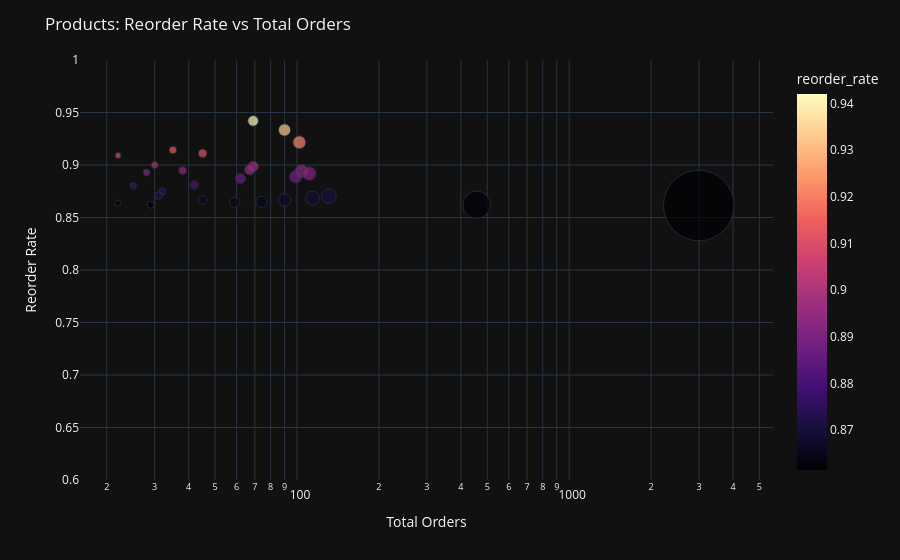

Source (notebook cell):
### Code cell
# Aggregate product-level purchase behavior to measure loyalty
# total: number of times the product was ordered
# reordered: number of times the product was reordered

import plotly.express as px

fig = px.scatter(
    product_loyalty,
    x="total",
    y="reorder_rate",
    size="total",                   # Bubble size reflects product popularity
    color="reorder_rate",           # Color encodes loyalty intensity
    hover_name="product_name",      # Display product name on hover
    color_continuous_scale="magma",
    size_max=50,
)

# Customize layout for interpretability:
# log scale on x-axis to handle long-tail distribution of products
# y-axis restricted to high reorder rates to highlight loyal products
fig.update_layout(
    title="Products: Reorder Rate vs Total Orders",
    xaxis_title="Total Orders",
    yaxis_title="Reorder Rate",
    yaxis=dict(range=[0.6, 1]),
    xaxis_type="log"
)

fig.show()

### Figure 1 — Plotly figure (JSON) as saved in the notebook; plotly's stock layout.template omitted (floating-point values rounded to 4 significant figures)
{"data": [{"hovertemplate": "<b>%{hovertext}</b><br><br>total=%{marker.size}<br>reorder_rate=%{marker.color}<extra></extra>", "hovertext": ["Raw Veggie Wrappers", "Serenity Ultimate Extrema Overnight Pads", "Chocolate Love Bar", "Soy Powder Infant Formula", "Simply Sleep Nighttime Sleep Aid", "Energy Shot, Grape Flavor", "Russian River Valley Reserve Pinot Noir", "Bars Peanut Butter", "Soy Crisps Lightly Salted", "High Gravity Lager", "Maca Buttercups", "Almond Orgeat Syrup", "Benchbreak Chardonnay", "Organic Blueberry B Mega", "Sparking Water", "Very Rare Blended  Scotch Whisky", "Amazake Almond Shake", "Steamfresh Garlic Parm Peas", "Pure Zero", "Obsidian Stout", "Fragrance Free Clay with Natural Odor Eliminator Cat Litter", "Thousand Island Salad Snax", "Peanut Butter Honey Spread", "Classic Carbonated Natural Mineral Water", "G Series Orange Sports Drink", "Gourmet French Roast Ground Coffee", "Porter", "Real2 Alkalized Water 500 ml", "Jet Fuel Dark Roast Whole Bean Coffee", "Half And Half Ultra Pasteurized"], "legendgroup": "", "marker": {"color": [0.942, 0.9333, 0.9216, 0.9143, 0.9111, 0.9091, 0.9, 0.8986, 0.8955, 0.8947, 0.8942, 0.8929, 0.8919, 0.8889, 0.8871, 0.881, 0.88, 0.875, 0.871, 0.871, 0.8702, 0.8684, 0.8667, 0.8667, 0.8649, 0.8644, 0.8636, 0.8621, 0.8621, 0.8614], "coloraxis": "coloraxis", "size": [69, 90, 102, 35, 45, 22, 30, 69, 67, 38, 104, 28, 111, 99, 62, 42, 25, 32, 31, 31, 131, 114, 45, 90, 74, 59, 22, 457, 29, 2995], "sizemode": "area", "sizeref": 1.198, "symbol": "circle"}, "mode": "markers", "name": "", "orientation": "v", "showlegend": false, "x": [69, 90, 102, 35, 45, 22, 30, 69, 67, 38, 104, 28, 111, 99, 62, 42, 25, 32, 31, 31, 131, 114, 45, 90, 74, 59, 22, 457, 29, 2995], "xaxis": "x", "y": [0.942, 0.9333, 0.9216, 0.9143, 0.9111, 0.9091, 0.9, 0.8986, 0.8955, 0.8947, 0.8942, 0.8929, 0.8919, 0.8889, 0.8871, 0.881, 0.88, 0.875, 0.871, 0.871, 0.8702, 0.8684, 0.8667, 0.8667, 0.8649, 0.8644, 0.8636, 0.8621, 0.8621, 0.8614], "yaxis": "y", "type": "scatter"}], "layout": {"xaxis": {"anchor": "y", "domain": [0.0, 1.0], "title": {"text": "Total Orders"}, "type": "log"}, "yaxis": {"anchor": "x", "domain": [0.0, 1.0], "title": {"text": "Reorder Rate"}, "range": [0.6, 1]}, "coloraxis": {"colorbar": {"title": {"text": "reorder_rate"}}, "colorscale": [[0.0, "#000004"], [0.1111, "#180f3d"], [0.2222, "#440f76"], [0.3333, "#721f81"], [0.4444, "#9e2f7f"], [0.5556, "#cd4071"], [0.6667, "#f1605d"], [0.7778, "#fd9668"], [0.8889, "#feca8d"], [1.0, "#fcfdbf"]]}, "legend": {"tracegroupgap": 0, "itemsizing": "constant"}, "margin": {"t": 60}, "title": {"text": "Products: Reorder Rate vs Total Orders"}}}
